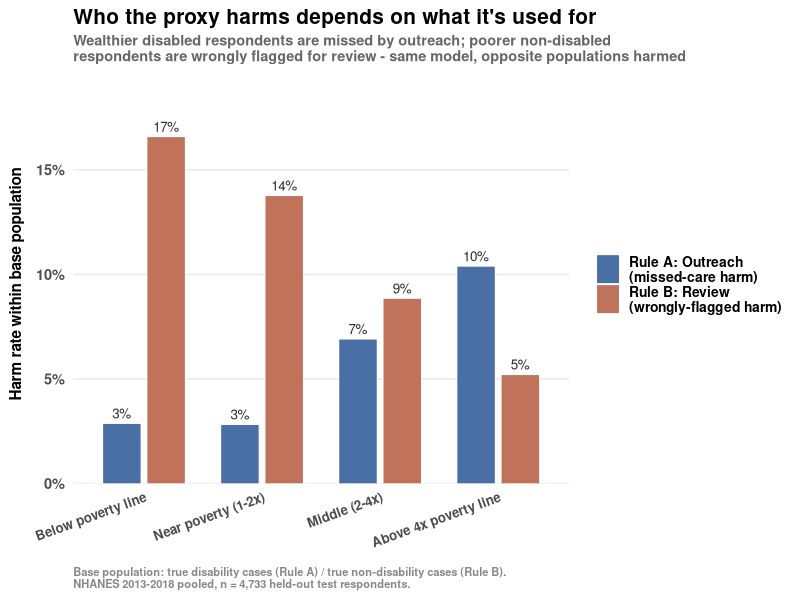
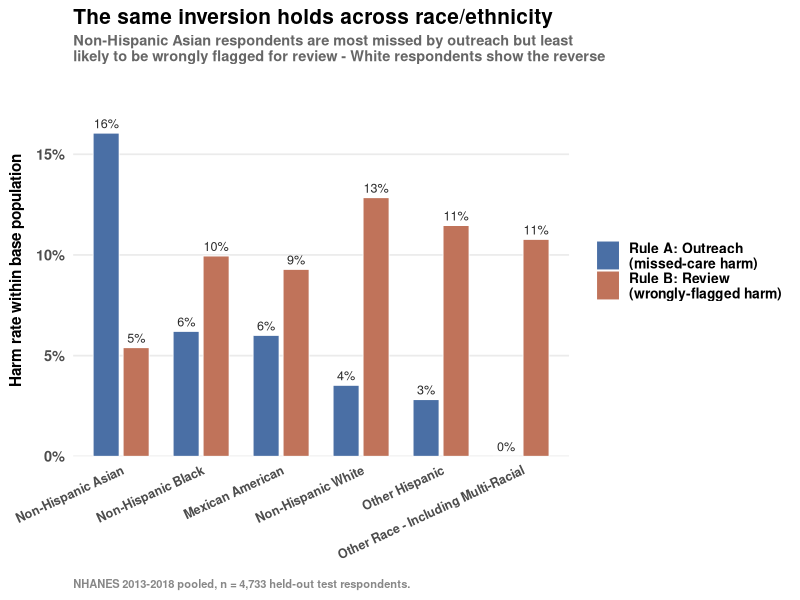
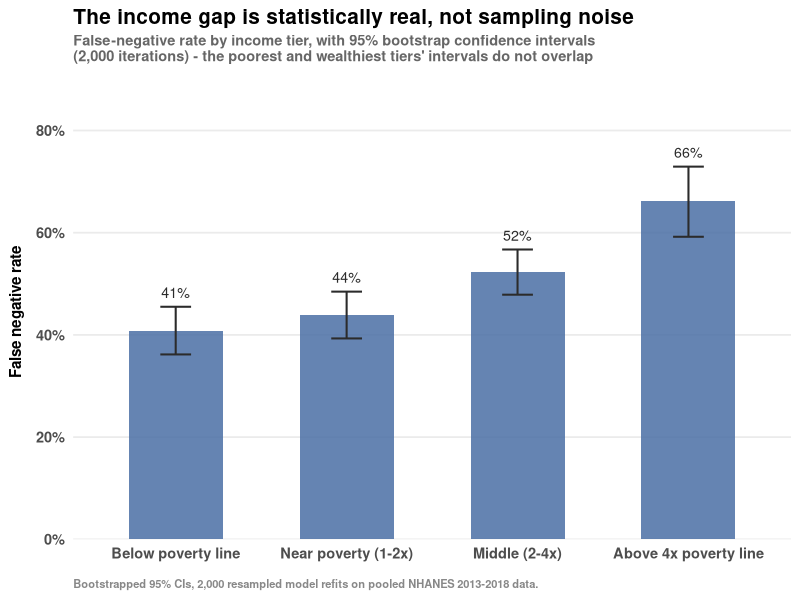
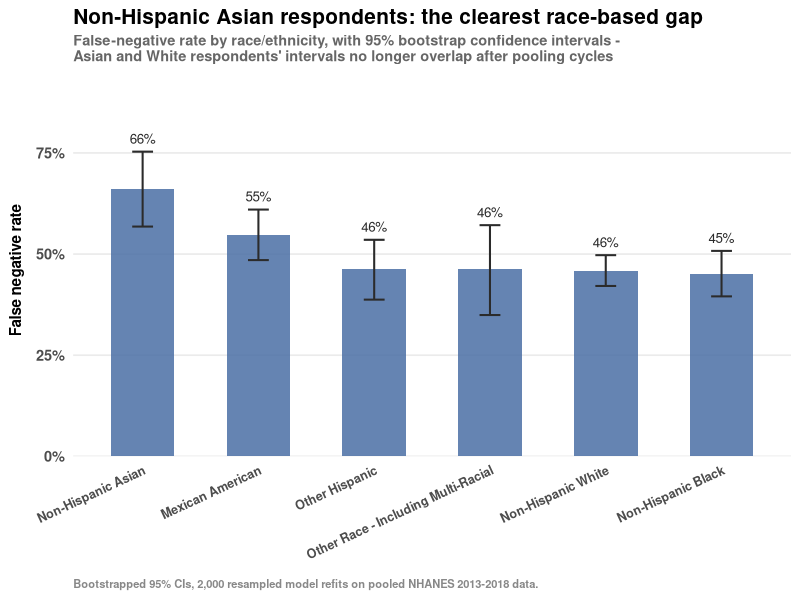
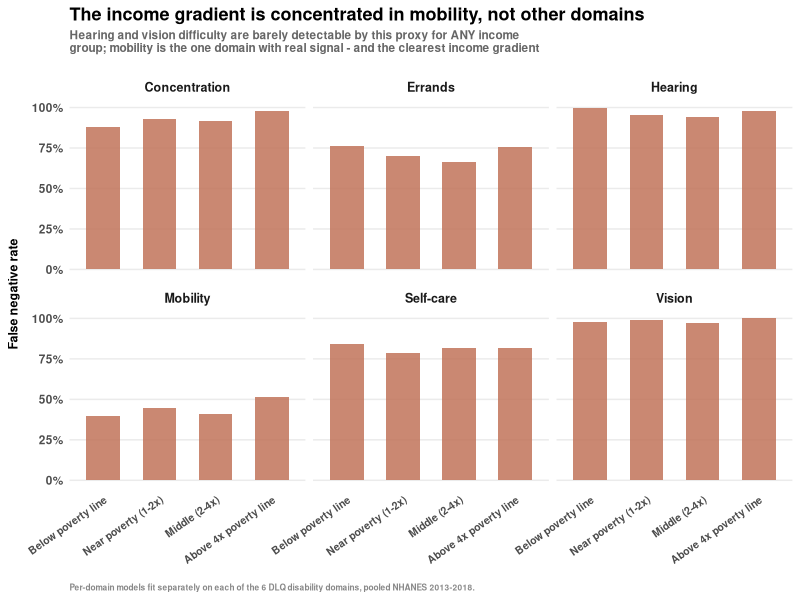
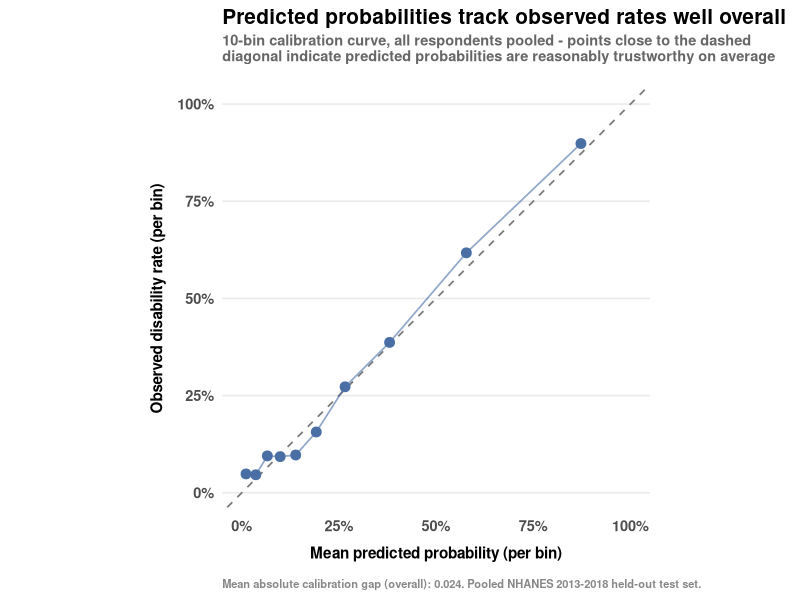
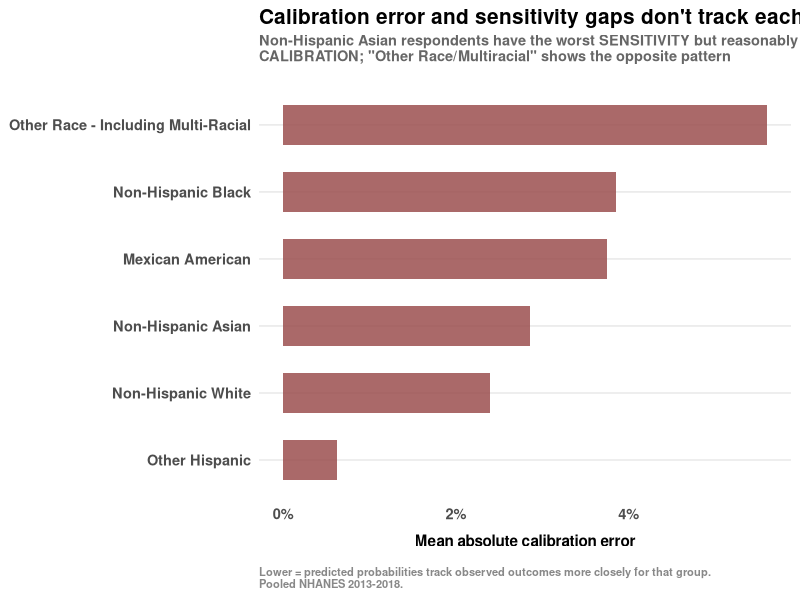
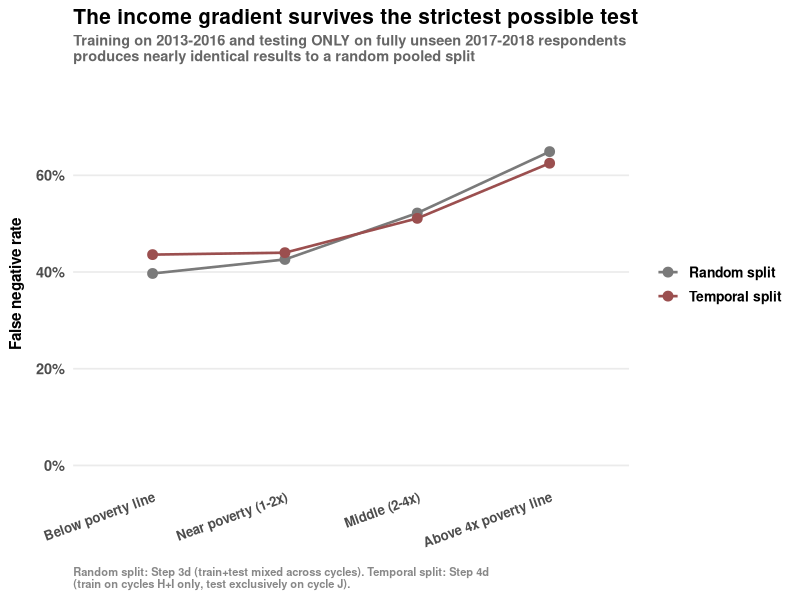

The R script that drew these images, in order: (Note: this script raises an error after producing the figures.)

# STEP 5: ALL FIGURES - ggplot2

# Every plot for the paper lives in this one file, in clearly labeled
# sections. Shared palette/theme objects are defined once at the top so
# changing the house style updates every plot at once.
#
# Each section is self-contained: loads its own data (from memory if present,
# else from the saved CSV), builds the plot, prints it, and saves PNG + PDF.
# Re-running the whole file is cheap - no modeling, just plotting from
# already-computed results.

library(tidyverse)
library(scales)


# 0. SHARED STYLE - change once, applies everywhere


# Core palette
COLOR_RULE_A      <- "#4A6FA5"   # outreach / missed-care harm (cool blue)
COLOR_RULE_B      <- "#C0735A"   # review / wrongly-flagged harm (warm terracotta)
COLOR_NEUTRAL     <- "#7A7A7A"   # neutral/reference bars
COLOR_HIGHLIGHT   <- "#9B4F4F"   # for calling out the worst-performing group
COLOR_TEXT_DARK   <- "#2B2B2B"
COLOR_TEXT_MUTED  <- "#666666"
COLOR_CAPTION     <- "#888888"

# Shared theme, applied on top of theme_minimal() in every plot
theme_paper <- function(base_size = 13) {
  theme_minimal(base_size = base_size) +
    theme(
      plot.title = element_text(face = "bold", size = base_size + 2, margin = ggplot2::margin(b = 4)),
      plot.subtitle = element_text(face = "bold", size = base_size - 2.5, color = COLOR_TEXT_MUTED, margin = ggplot2::margin(b = 14)),
      plot.caption = element_text(face = "bold", size = base_size - 5, color = COLOR_CAPTION, hjust = 0, margin = ggplot2::margin(t = 12)),
      legend.text = element_text(face = "bold", size = base_size - 3),
      legend.title = element_text(face = "bold", size = base_size - 3),
      axis.text = element_text(face = "bold", size = base_size - 2.5),
      axis.title.x = element_text(face = "bold", size = base_size - 2, margin = ggplot2::margin(t = 8)),
      axis.title.y = element_text(face = "bold", size = base_size - 2, margin = ggplot2::margin(r = 8)),
      panel.grid.minor = element_blank(),
      panel.grid.major.x = element_blank(),
      strip.text = element_text(face = "bold", size = base_size - 2)
    )
}

# Output directory for all figures - separate from scripts/data
PLOTS_DIR <- "plots"
if (!dir.exists(PLOTS_DIR)) {
  dir.create(PLOTS_DIR)
  cat(sprintf("Created directory: %s/\n", PLOTS_DIR))
}

# Standard save helper - saves PNG only per-plot, into plots/. All plots also
# get collected into `all_plots_list` below, so a single combined PDF can be
# built at the end of the script instead of one PDF per figure.
all_plots_list <- list()
all_plots_dims  <- list()

save_fig <- function(plot_obj, filename, width = 8, height = 6) {
  png_path <- file.path(PLOTS_DIR, paste0(filename, ".png"))
  ggsave(png_path, plot_obj, width = width, height = height, dpi = 300, bg = "white")
  cat(sprintf("Saved: %s\n", png_path))
  
  # Register this plot + its dimensions for the combined master PDF
  all_plots_list[[length(all_plots_list) + 1]] <<- plot_obj
  all_plots_dims[[length(all_plots_dims) + 1]] <<- c(width, height)
}

# Consistent income tier ordering used across multiple plots
INCOME_LEVELS <- c("Below poverty line", "Near poverty (1-2x)", "Middle (2-4x)", "Above 4x poverty line")



# PLOT 1: Harm Inversion - Income Tier

if (!exists("comparison_income")) {
  comparison_income <- read_csv("data/step3e_comparison_income_pooled.csv", show_col_types = FALSE)
}

income_long <- comparison_income %>%
  select(income_tier, rule_a_harm_rate, rule_b_harm_rate) %>%
  pivot_longer(cols = c(rule_a_harm_rate, rule_b_harm_rate), names_to = "rule", values_to = "harm_rate") %>%
  mutate(
    rule = recode(rule, rule_a_harm_rate = "Rule A: Outreach\n(missed-care harm)",
                  rule_b_harm_rate = "Rule B: Review\n(wrongly-flagged harm)"),
    income_tier = factor(income_tier, levels = INCOME_LEVELS)
  )

p1_harm_inversion_income <- ggplot(income_long, aes(x = income_tier, y = harm_rate, fill = rule)) +
  geom_col(position = position_dodge(width = 0.75), width = 0.65, color = "white", linewidth = 0.3) +
  geom_text(aes(label = percent(harm_rate, accuracy = 1)),
            position = position_dodge(width = 0.75), vjust = -0.5, size = 3.4, color = COLOR_TEXT_DARK) +
  scale_y_continuous(labels = percent_format(accuracy = 1), expand = expansion(mult = c(0, 0.15))) +
  scale_fill_manual(values = c("Rule A: Outreach\n(missed-care harm)" = COLOR_RULE_A,
                               "Rule B: Review\n(wrongly-flagged harm)" = COLOR_RULE_B), name = NULL) +
  labs(
    title = "Who the proxy harms depends on what it's used for",
    subtitle = "Wealthier disabled respondents are missed by outreach; poorer non-disabled\nrespondents are wrongly flagged for review - same model, opposite populations harmed",
    x = NULL, y = "Harm rate within base population",
    caption = "Base population: true disability cases (Rule A) / true non-disability cases (Rule B).\nNHANES 2013-2018 pooled, n = 4,733 held-out test respondents."
  ) +
  theme_paper() +
  theme(axis.text.x = element_text(angle = 20, hjust = 1, size = 9.5))

print(p1_harm_inversion_income)
save_fig(p1_harm_inversion_income, "step5_plot1_harm_inversion_income")



# PLOT 2: Harm Inversion - Race/Ethnicity

if (!exists("comparison_race")) {
  comparison_race <- read_csv("data/step3e_comparison_race_pooled.csv", show_col_types = FALSE)
}

race_long <- comparison_race %>%
  select(race_eth_label_orig, rule_a_harm_rate, rule_b_harm_rate) %>%
  mutate(race_eth_label_orig = fct_reorder(race_eth_label_orig, rule_a_harm_rate, .desc = TRUE)) %>%
  pivot_longer(cols = c(rule_a_harm_rate, rule_b_harm_rate), names_to = "rule", values_to = "harm_rate") %>%
  mutate(
    rule = recode(rule, rule_a_harm_rate = "Rule A: Outreach\n(missed-care harm)",
                  rule_b_harm_rate = "Rule B: Review\n(wrongly-flagged harm)")
  )

p2_harm_inversion_race <- ggplot(race_long, aes(x = race_eth_label_orig, y = harm_rate, fill = rule)) +
  geom_col(position = position_dodge(width = 0.75), width = 0.65, color = "white", linewidth = 0.3) +
  geom_text(aes(label = percent(harm_rate, accuracy = 1)),
            position = position_dodge(width = 0.75), vjust = -0.5, size = 3.2, color = COLOR_TEXT_DARK) +
  scale_y_continuous(labels = percent_format(accuracy = 1), expand = expansion(mult = c(0, 0.15))) +
  scale_fill_manual(values = c("Rule A: Outreach\n(missed-care harm)" = COLOR_RULE_A,
                               "Rule B: Review\n(wrongly-flagged harm)" = COLOR_RULE_B), name = NULL) +
  labs(
    title = "The same inversion holds across race/ethnicity",
    subtitle = "Non-Hispanic Asian respondents are most missed by outreach but least\nlikely to be wrongly flagged for review - White respondents show the reverse",
    x = NULL, y = "Harm rate within base population",
    caption = "NHANES 2013-2018 pooled, n = 4,733 held-out test respondents."
  ) +
  theme_paper() +
  theme(axis.text.x = element_text(angle = 25, hjust = 1, size = 9))

print(p2_harm_inversion_race)
save_fig(p2_harm_inversion_race, "step5_plot2_harm_inversion_race", width = 9, height = 6.5)



# PLOT 3: Bootstrap 95% CIs - Income Tier (the "is it real or noise" figure)

if (!exists("ci_summary_pooled")) {
  ci_summary_pooled <- read_csv("data/step3d_bootstrap_ci_summary_pooled.csv", show_col_types = FALSE)
}

income_ci <- ci_summary_pooled %>%
  filter(group_type == "income") %>%
  mutate(group = factor(group, levels = INCOME_LEVELS))

p3_bootstrap_ci_income <- ggplot(income_ci, aes(x = group, y = mean_fnr)) +
  geom_col(fill = COLOR_RULE_A, width = 0.55, alpha = 0.85) +
  geom_errorbar(aes(ymin = ci_low_fnr, ymax = ci_high_fnr), width = 0.18, linewidth = 0.7, color = COLOR_TEXT_DARK) +
  geom_text(aes(y = ci_high_fnr, label = percent(mean_fnr, accuracy = 1)), 
            vjust = -0.8, size = 3.6, color = COLOR_TEXT_DARK) +
  scale_y_continuous(labels = percent_format(accuracy = 1), expand = expansion(mult = c(0, 0.22))) +
  labs(
    title = "The income gap is statistically real, not sampling noise",
    subtitle = "False-negative rate by income tier, with 95% bootstrap confidence intervals\n(2,000 iterations) - the poorest and wealthiest tiers' intervals do not overlap",
    x = NULL, y = "False negative rate",
    caption = "Bootstrapped 95% CIs, 2,000 resampled model refits on pooled NHANES 2013-2018 data."
  ) +
  theme_paper()

print(p3_bootstrap_ci_income)
save_fig(p3_bootstrap_ci_income, "step5_plot3_bootstrap_ci_income")



# PLOT 4: Bootstrap 95% CIs - Race/Ethnicity

race_ci <- ci_summary_pooled %>%
  filter(group_type == "race") %>%
  mutate(group = fct_reorder(group, mean_fnr, .desc = TRUE))

p4_bootstrap_ci_race <- ggplot(race_ci, aes(x = group, y = mean_fnr)) +
  geom_col(fill = COLOR_RULE_A, width = 0.55, alpha = 0.85) +
  geom_errorbar(aes(ymin = ci_low_fnr, ymax = ci_high_fnr), width = 0.18, linewidth = 0.7, color = COLOR_TEXT_DARK) +
  geom_text(aes(y = ci_high_fnr, label = percent(mean_fnr, accuracy = 1)), 
            vjust = -0.8, size = 3.4, color = COLOR_TEXT_DARK) +
  scale_y_continuous(labels = percent_format(accuracy = 1), expand = expansion(mult = c(0, 0.22))) +
  labs(
    title = "Non-Hispanic Asian respondents: the clearest race-based gap",
    subtitle = "False-negative rate by race/ethnicity, with 95% bootstrap confidence intervals -\nAsian and White respondents' intervals no longer overlap after pooling cycles",
    x = NULL, y = "False negative rate",
    caption = "Bootstrapped 95% CIs, 2,000 resampled model refits on pooled NHANES 2013-2018 data."
  ) +
  theme_paper() +
  theme(axis.text.x = element_text(angle = 25, hjust = 1, size = 9))

print(p4_bootstrap_ci_race)
save_fig(p4_bootstrap_ci_race, "step5_plot4_bootstrap_ci_race", width = 9, height = 6.5)



# PLOT 5: Per-Domain Breakdown - where the model actually has signal

if (!exists("all_domain_income")) {
  all_domain_income <- read_csv("data/step4b_per_domain_income.csv", show_col_types = FALSE)
}

domain_labels <- c(
  hearing_difficulty = "Hearing",
  vision_difficulty = "Vision",
  concentration_difficulty = "Concentration",
  mobility_difficulty = "Mobility",
  selfcare_difficulty = "Self-care",
  errands_difficulty = "Errands"
)

domain_income_plot_df <- all_domain_income %>%
  mutate(
    domain_label = recode(domain, !!!domain_labels),
    income_tier = factor(income_tier, levels = INCOME_LEVELS)
  )

p5_per_domain_income <- ggplot(domain_income_plot_df, aes(x = income_tier, y = false_negative_rate)) +
  geom_col(fill = COLOR_RULE_B, width = 0.6, alpha = 0.85) +
  facet_wrap(~ domain_label, ncol = 3) +
  scale_y_continuous(labels = percent_format(accuracy = 1), limits = c(0, 1)) +
  labs(
    title = "The income gradient is concentrated in mobility, not other domains",
    subtitle = "Hearing and vision difficulty are barely detectable by this proxy for ANY income\ngroup; mobility is the one domain with real signal - and the clearest income gradient",
    x = NULL, y = "False negative rate",
    caption = "Per-domain models fit separately on each of the 6 DLQ disability domains, pooled NHANES 2013-2018."
  ) +
  theme_paper(base_size = 11) +
  theme(axis.text.x = element_text(angle = 35, hjust = 1, size = 7.5))

print(p5_per_domain_income)
save_fig(p5_per_domain_income, "step5_plot5_per_domain_income", width = 9, height = 7)



# PLOT 6: Calibration - predicted vs observed probability, overall

if (!exists("overall_calibration")) {
  overall_calibration <- read_csv("data/step4a_calibration_overall.csv", show_col_types = FALSE)
}

p6_calibration <- ggplot(overall_calibration, aes(x = mean_predicted_prob, y = observed_rate)) +
  geom_abline(slope = 1, intercept = 0, linetype = "dashed", color = COLOR_NEUTRAL, linewidth = 0.6) +
  geom_point(size = 3, color = COLOR_RULE_A) +
  geom_line(color = COLOR_RULE_A, linewidth = 0.6, alpha = 0.6) +
  scale_x_continuous(labels = percent_format(accuracy = 1), limits = c(0, 1)) +
  scale_y_continuous(labels = percent_format(accuracy = 1), limits = c(0, 1)) +
  labs(
    title = "Predicted probabilities track observed rates well overall",
    subtitle = "10-bin calibration curve, all respondents pooled - points close to the dashed\ndiagonal indicate predicted probabilities are reasonably trustworthy on average",
    x = "Mean predicted probability (per bin)", y = "Observed disability rate (per bin)",
    caption = "Mean absolute calibration gap (overall): 0.024. Pooled NHANES 2013-2018 held-out test set."
  ) +
  coord_equal() +
  theme_paper()

print(p6_calibration)
save_fig(p6_calibration, "step5_plot6_calibration_overall", width = 7, height = 7)



# PLOT 7: Calibration error by subgroup - the "reliability ≠ sensitivity" figure

race_cal_summary <- read_csv("data/step4a_calibration_summary_race.csv", show_col_types = FALSE)

p7_calibration_by_race <- ggplot(race_cal_summary %>% mutate(race_eth_label_orig = fct_reorder(race_eth_label_orig, mean_abs_calibration_error)),
                                 aes(x = race_eth_label_orig, y = mean_abs_calibration_error)) +
  geom_col(fill = COLOR_HIGHLIGHT, width = 0.6, alpha = 0.85) +
  coord_flip() +
  scale_y_continuous(labels = percent_format(accuracy = 1)) +
  labs(
    title = "Calibration error and sensitivity gaps don't track each other",
    subtitle = "Non-Hispanic Asian respondents have the worst SENSITIVITY but reasonably good\nCALIBRATION; \"Other Race/Multiracial\" shows the opposite pattern",
    x = NULL, y = "Mean absolute calibration error",
    caption = "Lower = predicted probabilities track observed outcomes more closely for that group.\nPooled NHANES 2013-2018."
  ) +
  theme_paper()

print(p7_calibration_by_race)
save_fig(p7_calibration_by_race, "step5_plot7_calibration_by_race")



# PLOT 8: Cross-cycle generalization - random split vs. temporal split

# Manually constructed comparison table (pulling key numbers from step3d and
# step4d's printed output) since these live in two different script runs'
# environments and weren't saved in a single joined CSV.

cross_cycle_comparison <- tribble(
  ~income_tier,            ~split_type,        ~false_negative_rate,
  "Below poverty line",    "Random split",      0.397,
  "Near poverty (1-2x)",   "Random split",      0.426,
  "Middle (2-4x)",         "Random split",      0.522,
  "Above 4x poverty line", "Random split",      0.649,
  "Below poverty line",    "Temporal split",    0.436,
  "Near poverty (1-2x)",   "Temporal split",    0.440,
  "Middle (2-4x)",         "Temporal split",    0.511,
  "Above 4x poverty line", "Temporal split",    0.625
) %>%
  mutate(income_tier = factor(income_tier, levels = INCOME_LEVELS))

p8_cross_cycle <- ggplot(cross_cycle_comparison, aes(x = income_tier, y = false_negative_rate,
                                                     color = split_type, group = split_type)) +
  geom_line(linewidth = 0.9) +
  geom_point(size = 3) +
  scale_y_continuous(labels = percent_format(accuracy = 1), limits = c(0, 0.75)) +
  scale_color_manual(values = c("Random split" = COLOR_NEUTRAL, "Temporal split" = COLOR_HIGHLIGHT), name = NULL) +
  labs(
    title = "The income gradient survives the strictest possible test",
    subtitle = "Training on 2013-2016 and testing ONLY on fully unseen 2017-2018 respondents\nproduces nearly identical results to a random pooled split",
    x = NULL, y = "False negative rate",
    caption = "Random split: Step 3d (train+test mixed across cycles). Temporal split: Step 4d\n(train on cycles H+I only, test exclusively on cycle J)."
  ) +
  theme_paper() +
  theme(axis.text.x = element_text(angle = 20, hjust = 1, size = 9.5))

print(p8_cross_cycle)
save_fig(p8_cross_cycle, "step5_plot8_cross_cycle_generalization")



# MASTER PDF - all 8 figures combined into one document

# A single PDF device stays open for the whole document; pages can't change
# size mid-document in the base pdf() device, so we size the document to fit
# the widest/tallest plot in the set, and each individual plot still renders
# at full quality within that page (ggplot scales to fill the page cleanly).

library(qpdf)

master_pdf_path <- file.path(PLOTS_DIR, "step5_all_figures_master.pdf")

temp_pdfs <- c()
for (i in seq_along(all_plots_list)) {
  dims <- all_plots_dims[[i]]
  temp_path <- file.path(PLOTS_DIR, sprintf("_temp_page_%d.pdf", i))
  ggsave(temp_path, all_plots_list[[i]], width = dims[1], height = dims[2], device = cairo_pdf)
  temp_pdfs <- c(temp_pdfs, temp_path)
}

pdf_combine(input = temp_pdfs, output = master_pdf_path)
unlink(temp_pdfs)

cat(sprintf("\nSaved combined master PDF: %s (%d figures)\n", master_pdf_path, length(all_plots_list)))


# DONE

cat("\n\nAll 8 figures generated:\n")
cat(sprintf("  - Individual PNGs in %s/\n", PLOTS_DIR))
cat(sprintf("  - One combined PDF: %s\n", master_pdf_path))
